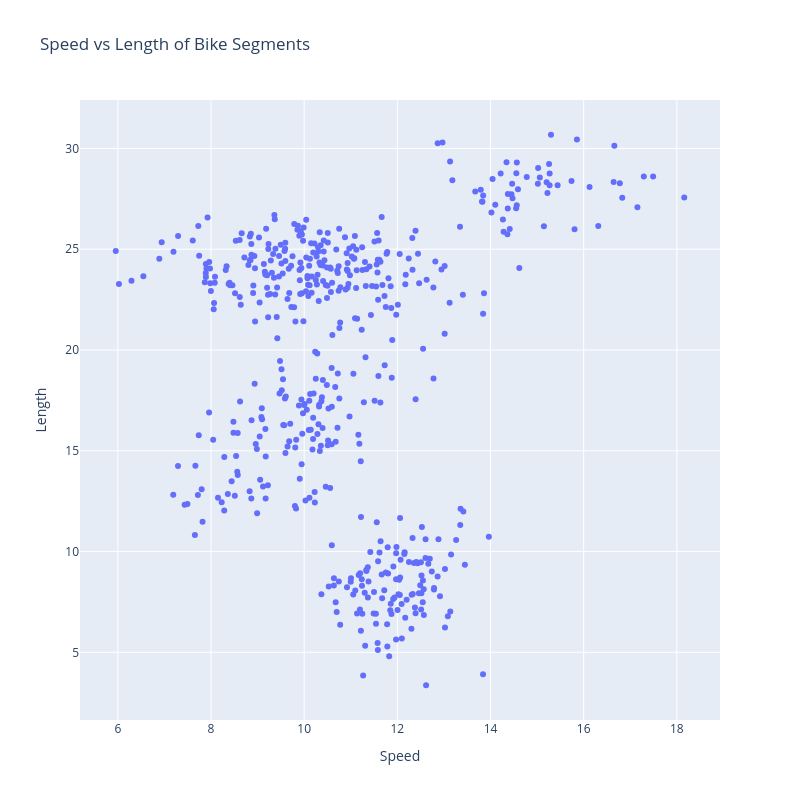

Notebook code for this chart:
### Code cell
bikes.plot.scatter(x='Speed', y='Length', title='Speed vs Length of Bike Segments',
                   height=800)

### Figure 1 — Plotly figure (JSON) as saved in the notebook; plotly's stock layout.template omitted (floating-point values rounded to 4 significant figures; data arrays with more than 128 entries replaced by an {"elided": "..."} marker saying what was removed)
{"data": [{"hovertemplate": "Speed=%{x}<br>Length=%{y}<extra></extra>", "legendgroup": "", "marker": {"color": "#636efa", "symbol": "circle"}, "mode": "markers", "name": "", "orientation": "v", "showlegend": false, "type": "scatter", "x": {"elided": "524 float values"}, "xaxis": "x", "y": {"elided": "524 float values"}, "yaxis": "y"}], "layout": {"height": 800, "legend": {"tracegroupgap": 0}, "title": {"text": "Speed vs Length of Bike Segments"}, "width": 800, "xaxis": {"anchor": "y", "domain": [0, 1], "title": {"text": "Speed"}}, "yaxis": {"anchor": "x", "domain": [0, 1], "title": {"text": "Length"}}}}
